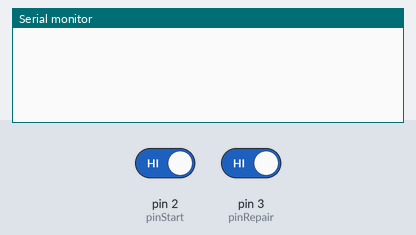
Simulated run of this sketch. Board: Arduino Uno, built with avr-gcc and run on an emulated ATmega328P. Shown: the last lines printed to the serial monitor. Inputs (shaded band) come from the test bench; at power-on: pin 2 (pinStart) HIGH, pin 3 (pinRepair) HIGH.

Above: at 1.2 s.
1.3 s: pin 2 (pinStart) driven LOW and pin 3 (pinRepair) driven LOW
At 2.2 s:
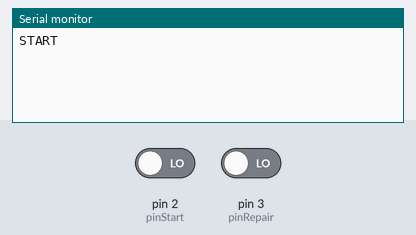
2.8 s: pin 2 (pinStart) driven HIGH
At 3.5 s:
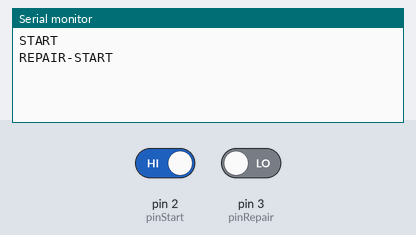
4.3 s: pin 3 (pinRepair) driven HIGH
At 5.2 s:
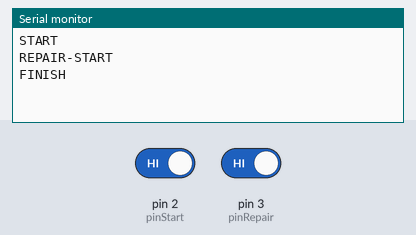

Measured:
- after the input at 1.3 s, the serial monitor: prints a new line after 0.09 s (image 1)
- after the input at 2.8 s, the serial monitor: prints a new line after 0.10 s (image 2)
- after the input at 4.3 s, the serial monitor: prints a new line after 0.08 s (image 3)

The sketch:

arduino.ino
```cpp
const int pinStart = 2;
const int pinRepair = 3;

// ===== STATE =====
enum State {
  IDLE,
  STARTED,
  REPAIR
};

State currentState = IDLE;

// ===== DEBOUNCE =====
bool lastStart = HIGH;
bool lastRepair = HIGH;
unsigned long lastChange = 0;
const int debounceDelay = 80;

// ===== ANTI SPAM =====
unsigned long lastSend = 0;
const int sendDelay = 300;

// ===== SETUP =====
void setup() {
  pinMode(pinStart, INPUT_PULLUP);
  pinMode(pinRepair, INPUT_PULLUP);
  Serial.begin(9600);
}

// ===== FUNCTION KIRIM =====
void kirim(String msg) {
  if (millis() - lastSend > sendDelay) {
    Serial.println(msg);
    lastSend = millis();
  }
}

// ===== LOOP =====
void loop() {
  bool startNow = digitalRead(pinStart);
  bool repairNow = digitalRead(pinRepair);

  // debounce detect perubahan
  if (startNow != lastStart || repairNow != lastRepair) {
    lastChange = millis();
  }

  if ((millis() - lastChange) > debounceDelay) {

    bool startAktif = startNow == LOW;
    bool repairAktif = repairNow == LOW;

    // ===== STATE MACHINE =====

    switch (currentState) {

      case IDLE:
        if (startAktif && repairAktif) {
          kirim("START");
          currentState = STARTED;
        }
        break;

      case STARTED:
        if (!startAktif && repairAktif) {
          kirim("REPAIR-START");
          currentState = REPAIR;
        }
        else if (!startAktif && !repairAktif) {
          kirim("FINISH");
          currentState = IDLE;
        }
        break;

      case REPAIR:
        if (!startAktif && !repairAktif) {
          kirim("FINISH");
          currentState = IDLE;
        }
        break;
    }
  }

  lastStart = startNow;
  lastRepair = repairNow;

  delay(10);
}
```
